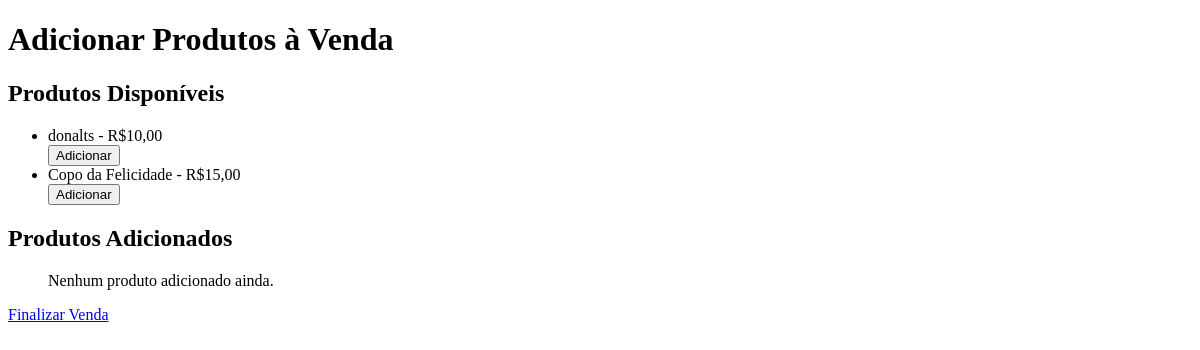
Page /venda on the earlier database version.
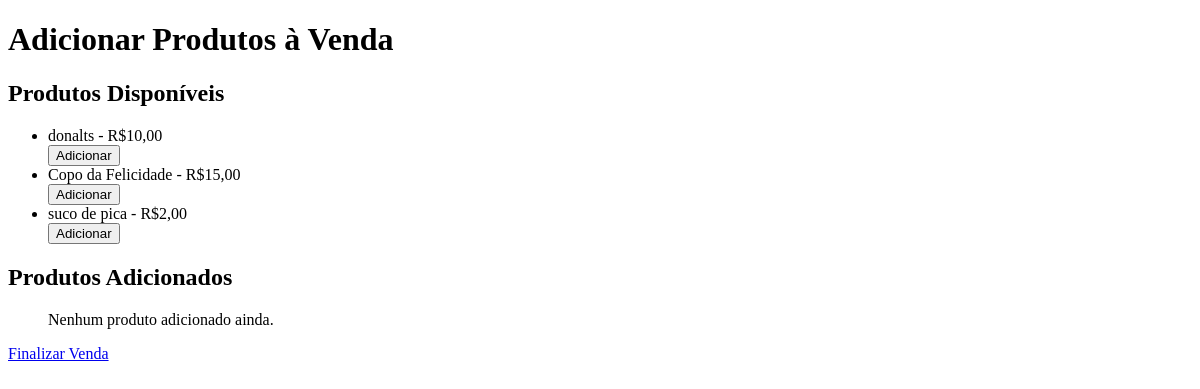
Same page on the later database version.
### core/models.py (models this page shows, shortened)
class Produto(models.Model):
    nome = models.CharField(max_length=100, blank=True, null=True)
    valor = models.DecimalField(max_digits=10, decimal_places=2, blank=True, null=True)
    tipo_categoria = models.ForeignKey(NovaCategoria, on_delete=models.CASCADE)

### core/views.py (the view, shortened to what this page needs)
# urls.py: path('venda', NovaVendaView.as_view(), name='nova_venda'),
class NovaVendaView(View):
    template_name = 'createVenda.html'
    def get(self, request):
        venda_id = request.session.get('venda_id')
        venda = None
        produtos_adicionados = []
        if venda_id:
            venda = get_object_or_404(Venda, id=venda_id)
            produtos_adicionados = venda.itens.all()
        produtos = Produto.objects.all()
        context = {
            'venda': venda,
            'produtos': produtos,
            'produtos_adicionados': produtos_adicionados,
        }
        return render(request, self.template_name, context)

### templates/createVenda.html (shortened to what this page needs)
<!DOCTYPE html>
<html lang="en">
<head>
</head>
<body>
    <h1>Adicionar Produtos à Venda</h1>
    <h2>Produtos Disponíveis</h2>
    <ul>
        {% for p in produtos %}
            <li>{{ p.nome }} - R${{ p.valor }}
                <form method="post">
                    <button type="submit">Adicionar</button>
                </form>
            </li>
        {% endfor %}
    </ul>
    <h2>Produtos Adicionados</h2>
    <ul>
        {% for item in produtos_adicionados %}
            <li>
                {{ item.produto.nome }} - Quantidade: {{ item.qtd }} - Total: R${{ item.total }}
                <form method="post" action="{% url 'diminuir_quantidade' item.id %}">
                    {% csrf_token %}
                    <button type="submit">Diminuir -1</button>
                </form>
                <form method="post" action="{% url 'aumentar_quantidade' item.id %}">
                    {% csrf_token %}
                    <button type="submit">Aumentar +1</button>
                </form>
            </li>
        {% empty %}
            <p>Nenhum produto adicionado ainda.</p>
        {% endfor %}
    </ul>
    <a href="{% url 'finalizar_venda' %}">Finalizar Venda</a>
</body>
</html>

Differences in the rows shown:
added Produto: nome "suco de pica", valor "2,00"
